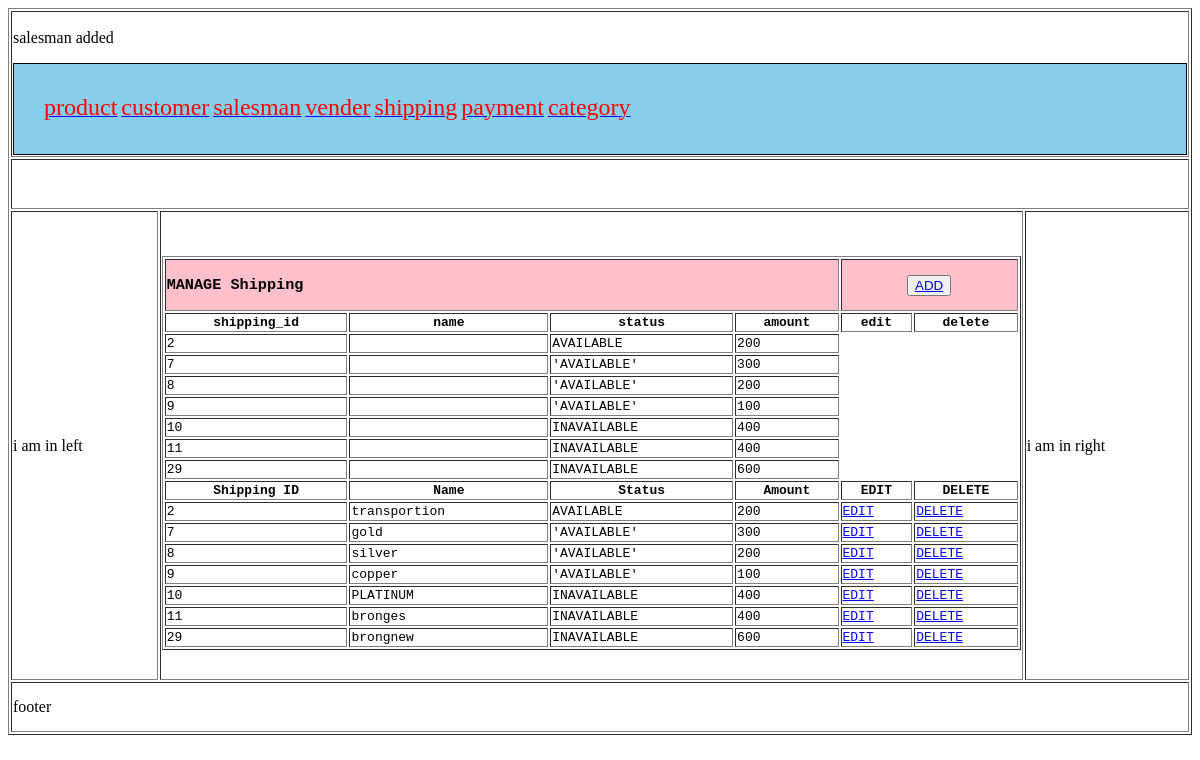
Page /index.php?c=shipping&a=grid on the committed database.
### tables this page shows
CREATE TABLE `shipping` (
  `shipping_id` int(11) NOT NULL,
  `name` varchar(255) NOT NULL,
  `amount` varchar(255) NOT NULL,
  `status` varchar(255) NOT NULL,
  `price` int(11) NOT NULL
);

### model/core/view.php (called while the page is built, shortened)
<?php
class model_core_view{
	protected $data = [];
	protected $template = null;
	function __get($key){
		if(array_key_exists($key,$this->data))
		{
			return $this->data[$key];
		}
	}
	public function setTemplate($template){
		$this->template = $template;
		return $this;
	}
	public function getTemplate(){
		return $this->template;
	}
	public function setData($data){
		$this->data = $data;
		return $this->data;
	}
	public function render(){
		require_once 'view'.DS.$this->getTemplate();
	}
	public function getUrl($action=null,$controller=null,$param=[],$resetParam=false){
		return Ccc::getModel('core_url')->getUrl($action,$controller,$param,$resetParam);
	}
}
?>

### controller/shipping.php (called while the page is built, shortened)
<?php
require_once 'model/shipping/row.php';
require_once 'model/core/url.php';
class controller_shipping extends model_core_action
{
	public function gridAction(){
		$layout = $this->getLayout();
		$grid = new Block_Shipping_Grid();
		$layout->prepareChildren();
		$layout->getChild('contain')->addChild('grid',$grid);
		$layout->getChildren();
		$header = new Block_Html_header();
		$layout->getChild('header');
		$layout->addChild('header',$header);
		$layout->getChildren();
		$layout->render();
	}
}
?>

### controller/core/front.php (called while the page is built, shortened)
<?php
class controller_core_front {
	public function init(){
		$action = new model_core_action();
		$request = $action->getRequest();
		$action = $request->getActionName()."Action";
		$actionName = new $className();
		$actionName->$action();
	}
}
?>

### index.php (called while the page is built, shortened)
<?php
require_once 'controller/core/front.php';
class Ccc {
	public static function init(){
		$front = new controller_core_front();
		$front->init();
	}
	public static function getModel($className){
		return(new $className());
	}
}
Ccc::init();
?>

### block/core/abstracts.php (called while the page is built, shortened)
<?php
require_once 'model/core/view.php';
class Block_Core_Abstracts extends Model_Core_View
{
	protected $children = [];
	public function getChildren()
	{
		return $this->children;
	}
	public function addChild($key,$value)
	{
		$this->children[$key] = $value;
	}
}
?>

### model/core/request.php (called while the page is built, shortened)
<?php
class model_core_request{
	public function getParam($key=null,$value=null){
		if($key==null & $value==null){
			return $_GET;
		}
		if($key!=null){
			if(array_key_exists($key, $_GET)){
			return $_GET[$key];
			}
		}
	}
}
?>

### model/core/url.php (called while the page is built, shortened)
<?php
require_once 'model/core/request.php';
class model_core_url extends model_core_request{
	public function getCurrentUrl(){
		$url = $_SERVER['REQUEST_SCHEME']."://".$_SERVER['HTTP_HOST'].$_SERVER['REQUEST_URI'];
		return $url;
	}
	public function getUrl($a=null,$c=null,$param=null,$resetParam=false){
		$final = $this->getParam();
		$currentUrl = explode('?', $this->getCurrentUrl());
		if($c == null){
			$requiredParam['c'] = $this->getControllerName();
		}
		else{
			$requiredParam['c'] = $c;
		}
		if($a==null){
			$requiredParam['a'] = $this->getActionName();
		}
		else{
			$requiredParam['a'] = $a;
		}
		$final =  array_merge($final,$requiredParam);
		if($param){
			$final = array_merge($final,$param);
		}
		$url = $currentUrl[0].'?'.http_build_query($final);
		return $url;
	}
}
?>

### block/shipping/grid.php (called while the page is built, shortened)
<?php
class Block_Shipping_Grid extends Block_Core_Abstracts
{
	public $column = [];
	public $action = [];
	function __construct()
	{
		$this->CollectionData();
	}
	public function CollectionData()
	{
		$sql = "SELECT * FROM `shipping`";
		$shipping_row = Ccc::getModel('shipping_row');
		$shippings = $shipping_row->fetchAll($sql);
	}
	public function getColumn()
	{
		return $this->column;
	}
	public function addColumn($key,$value)
	{
		$this->column[$key] = $value;
	}
	public function addAction($key,$value)
	{
		$this->action[$key] = $value;
		return $this;
	}
	public function getAction()
	{
		return $this->action;
	}
	public function getColumnValue($row,$key)
	{
		return $row->$key;
	}
}
?>

### model/core/table/row.php (called while the page is built, shortened)
<?php
class model_core_table_row {
	protected $data = [];
	public function __set($key,$value){
		$this->data[$key] = $value;
	}
	public function __get($key){
		if(array_key_exists($key,$this->data)){
			return $this->data[$key];
		}
		return null;
	}
	public function getModel(){
		$model = new $modelName;
		return $model;
	}
	public function setData(array $data){
		$this->data = $data;
		return $this;
	}
	public function fetchAll($query){
		$arrayData = $this->getModel()->fetchAll($query);
		$this->data = $arrayData;
		return $this->data;
	}
}
?>

### model/core/adapter.php (called while the page is built, shortened)
<?php
class model_core_adapter
{
	public $server = "localhost";
	public $username = "root";
	public $password = "";
	public $database = "project-george-solanki";
	public function connection(){
		$conn = new mysqli($this->server,$this->username,$this->password,$this->database);
		return $conn;
	}
	public function fetchAll($sql){
		$conn = $this->connection();
		$result = $conn->query($sql);
		$rows = $result->fetch_all(MYSQLI_ASSOC);
		return $rows;
	}
}
?>

### model/core/table.php (called while the page is built, shortened)
<?php
require_once 'model/core/adapter.php';
class model_core_table{
	public function getAdapter(){
		$adapter = new model_core_adapter();
		return $adapter;
	}
	public function fetchAll($query=null){
		$result = $this->getAdapter()->fetchAll($query);
		return $result;
	}
}
?>

### view/shipping/grid.phtml (the view)
<?php
$shippings = $this->shippings;
?>
	<table border="1" width="100%">
		<tr bgcolor="pink">
			<td colspan="4"><h3>MANAGE Shipping</h3></td>
			<td colspan="2" align="center"><button><a href="<?php echo $this->getUrl('add','shipping')?>">ADD</a></button></td>
		</tr>
		<tr>
			<?php foreach($this->getColumn() as $key =>$column):?>
			<th><?php echo $column['title'] ?></th>
		    <?php endforeach;?>
		    <?php foreach($this->getAction() as $key => $action):?>
		    <th><?php echo $action['title'] ?></th>
		    <?php endforeach;?>
		</tr>
		<?php foreach($shippings as $row): ?>
		<tr>
			<?php foreach($this->getColumn() as $key=>$value):?>
			<td><?php echo $this->getColumnValue($row,$key);?></td>
		    <?php endforeach; ?>
		</tr>
	    <?php endforeach;?>
		<tr>
			<th>Shipping ID</th>
			<th>Name</th>
			<th>Status</th>
			<th>Amount</th>
			<th>EDIT</th>
			<th>DELETE</th>
		</tr>
		<?php foreach($shippings as $row): ?>
		<tr>
			<td><?php echo $row->shipping_id ?></td>
			<td><?php echo $row->name ?></td>
			<td><?php echo $row->status ?></td>
			<td><?php echo $row->amount ?></td>
			<td><a href="<?php echo $this->getUrl('edit','shipping',['shipping_id'=>$row->shipping_id])?>">EDIT</a></td>
			<td><a href="<?php echo $this->getUrl('delete','shipping',['shipping_id'=>$row->shipping_id])?>">DELETE</a></td>
		</tr>
	    <?php endforeach; ?>
	</table>

### view/html/contain.phtml (shortened to what this page needs)
<div>
<?php
$layout = $this->getChildren();
foreach ($layout as $key => $child) {
	$child->render();
}
?>

### rows in the picture
shipping: shipping_id "2", status "AVAILABLE", amount "200", name "transportion"
shipping: shipping_id "7", status "'AVAILABLE'", amount "300", name "gold"
shipping: shipping_id "8", status "'AVAILABLE'", amount "200", name "silver"
shipping: shipping_id "9", status "'AVAILABLE'", amount "100", name "copper"
shipping: shipping_id "10", status "INAVAILABLE", amount "400", name "PLATINUM"
shipping: shipping_id "11", status "INAVAILABLE", amount "400", name "bronges"
shipping: shipping_id "29", status "INAVAILABLE", amount "600", name "brongnew"

### other values in the picture
$message "salesman added"
$column['title'] "shipping_id"
$column['title'] "name"
$column['title'] "status"
$column['title'] "amount"
$action['title'] "edit"
$action['title'] "delete"
